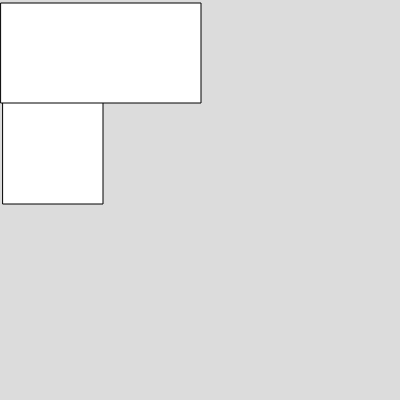
Frame 1 (no input)
Frame 60 (no input): identical to frame 1, image omitted
Frame 120 (the mouse pressed at the canvas centre since frame 60): identical to frame 1, image omitted

The p5.js sketch that drew this single still picture (run headless with seeded random() and noise() and a simulated clock; from frame 60 on, the mouse is pressed at the canvas centre):

// p5.js sketch
// ── sketch.js
var b1
var b2
function setup() 
{
  createCanvas(400, 400);
  b1=new Box(3,4,100,200)
  b2=new Box(1,3,200,100)
}

function draw() 
{
  background(220);
  b1.display()
  b2.display()

}


// ── box.js
class Box
  {
    constructor(x,y,w,h)
    {
    this.x=x
    this.y=y
    this.w=w
    this.h=h

    }
    display(){
      rect(this.x,this.y,this.w,this.h)
    }


  }

  
